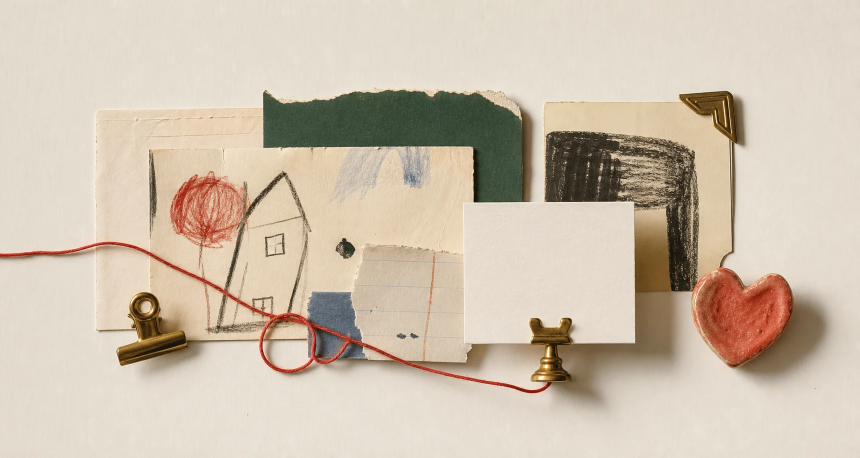
#> input picture assets/generated/archive-still-life.webp, 1719 x 915 px (shown at 1/2 size)
$ python extract_generated_fragments.py
#> lines starting #> are read from the running program, lines starting #| are printed output that depends on the picture
from __future__ import annotations

from collections import deque
from pathlib import Path

from PIL import Image, ImageChops, ImageFilter, ImageOps


ROOT = Path(__file__).resolve().parents[1]
SOURCE = ROOT / "assets" / "generated" / "archive-still-life.webp"
OUTPUT = ROOT / "assets" / "generated" / "fragments"


FRAGMENTS = [
    ("drawing-card", (300, 295, 950, 710), 28),
    ("green-torn-paper", (520, 170, 1050, 340), 24),
    ("brass-clip", (225, 565, 345, 735), 24),
    ("red-string-loop", (485, 540, 1220, 805), 30),
    ("small-note", (700, 430, 1280, 730), 22),
    ("black-paper-corner", (1065, 190, 1468, 620), 28),
    ("ceramic-heart", (1330, 520, 1588, 825), 24),
]


def color_distance(a: tuple[int, int, int], b: tuple[int, int, int]) -> int:
    return sum(abs(a[index] - b[index]) for index in range(3))


def median_color(colors: list[tuple[int, int, int]]) -> tuple[int, int, int]:
    if not colors:
        return (235, 230, 218)
    return tuple(sorted(color[index] for color in colors)[len(colors) // 2] for index in range(3))


def edge_color(image: Image.Image) -> tuple[int, int, int]:
    width, height = image.size
    px = image.load()
    samples: list[tuple[int, int, int]] = []
    step = max(1, min(width, height) // 60)
    for x in range(0, width, step):
        samples.append(px[x, 0])
        samples.append(px[x, height - 1])
    for y in range(0, height, step):
        samples.append(px[0, y])
        samples.append(px[width - 1, y])
    return median_color(samples)


def flood_background(image: Image.Image, threshold: int) -> Image.Image:
    image = image.convert("RGB")
    width, height = image.size
    bg = edge_color(image)
    px = image.load()
    mask = Image.new("L", image.size, 0)
    mask_px = mask.load()
    queue: deque[tuple[int, int]] = deque()

    def push(x: int, y: int) -> None:
        if 0 <= x < width and 0 <= y < height and mask_px[x, y] == 0:
            if color_distance(px[x, y], bg) < threshold:
                mask_px[x, y] = 255
                queue.append((x, y))

    for x in range(width):
        push(x, 0)
        push(x, height - 1)
    for y in range(height):
        push(0, y)
        push(width - 1, y)

    while queue:
        x, y = queue.popleft()
        for nx, ny in ((x + 1, y), (x - 1, y), (x, y + 1), (x, y - 1)):
            push(nx, ny)
    return mask


def make_fragment(name: str, box: tuple[int, int, int, int], threshold: int) -> None:
    original = Image.open(SOURCE).convert("RGB")
    crop = ImageOps.exif_transpose(original).crop(box)
    background = flood_background(crop, threshold).filter(ImageFilter.GaussianBlur(1.1))
    alpha = ImageChops.invert(background)
    alpha = alpha.filter(ImageFilter.MaxFilter(3)).filter(ImageFilter.GaussianBlur(0.7))
    alpha = alpha.point(lambda p: 0 if p < 36 else min(255, int(p * 1.32)))
    fragment = crop.convert("RGBA")
    fragment.putalpha(alpha)
    OUTPUT.mkdir(parents=True, exist_ok=True)
    fragment.save(OUTPUT / f"{name}.png", optimize=True)


def main() -> None:
    for name, box, threshold in FRAGMENTS:
        make_fragment(name, box, threshold)
#> in make_fragment, original is the input picture: PIL image 1719x915 RGB; mean R, G, B 205.8, 192.3, 174.1
#> in make_fragment, `crop = ImageOps.exif_transpose(original).crop(box)`:
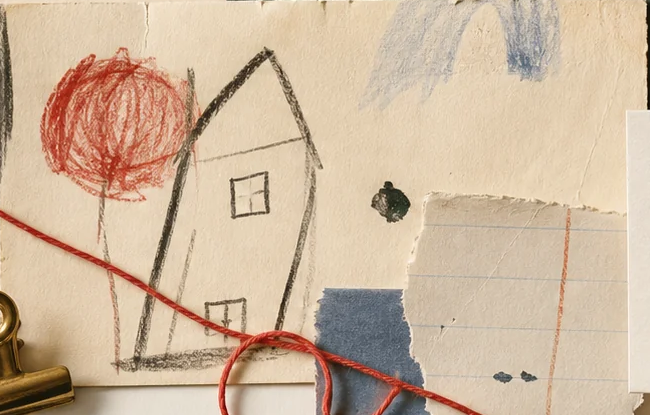
#> crop: PIL image 650x415 RGB; mean R, G, B 206.4, 182.9, 158.1
#> after the loop in edge_color, `for x in range(0, width, step):`: samples = 218 items, first 6: (230, 211, 188), (76, 48, 14), (240, 220, 199), (61, 38, 14), (233, 217, 193), (59, 45, 22)
#> after the loop in edge_color, `for y in range(0, height, step):`: samples = 358 items, first 6: (230, 211, 188), (76, 48, 14), (240, 220, 199), (61, 38, 14), (233, 217, 193), (59, 45, 22)
#> in flood_background, `bg = edge_color(image)`: bg = (216, 198, 174)
#> in flood_background, `mask = Image.new("L", image.size, 0)`: mask: PIL image 650x415 L; every value is 0
#> the loop in flood_background, `while queue:` made 89809 passes
#> (x, y) on passes 1 to 3: (104, 414), (105, 414), (106, 414)
#> in make_fragment, `background = flood_background(crop, threshold).filter(ImageFilter.Gaus..`:
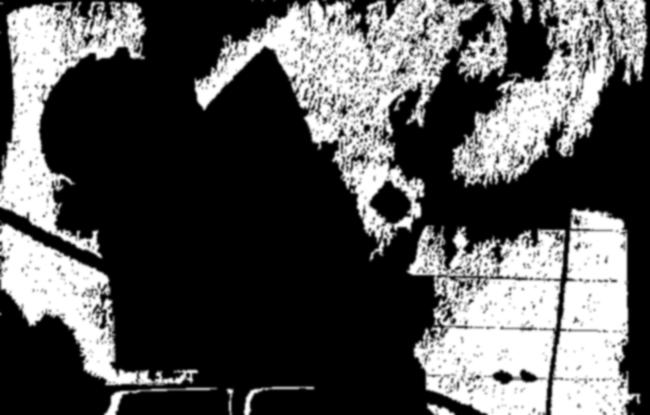
#> background: PIL image 650x415 L; min 0, max 255, mean 84.9
#> in make_fragment, `alpha = ImageChops.invert(background)`:
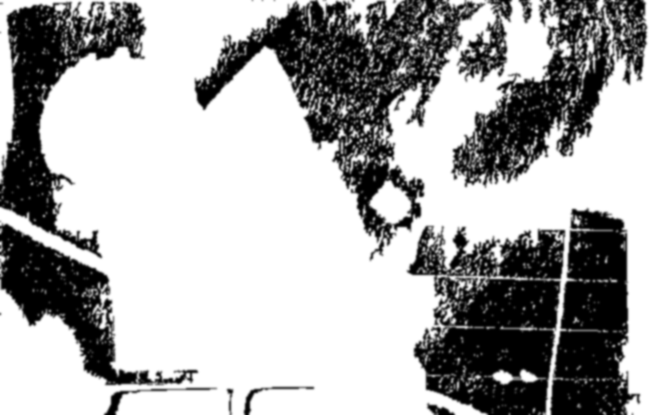
#> alpha: PIL image 650x415 L; min 0, max 255, mean 170.1
#> in make_fragment, `alpha = alpha.filter(ImageFilter.MaxFilter(3)).filter(ImageFilter.Gaus..`:
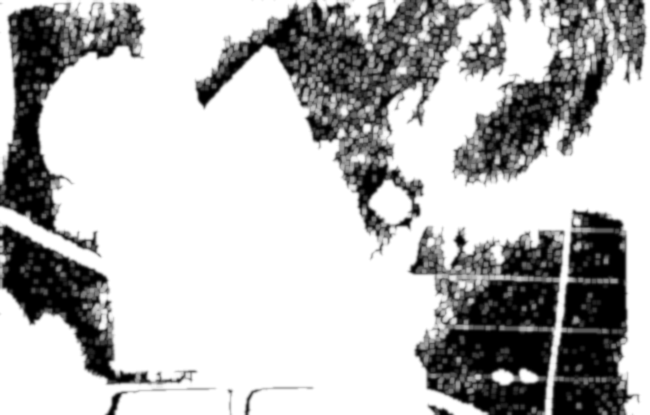
#> alpha: PIL image 650x415 L; min 0, max 255, mean 184.8
#> in make_fragment, `alpha = alpha.point(lambda p: 0 if p < 36 else min(255, int(p * 1.32)))`:
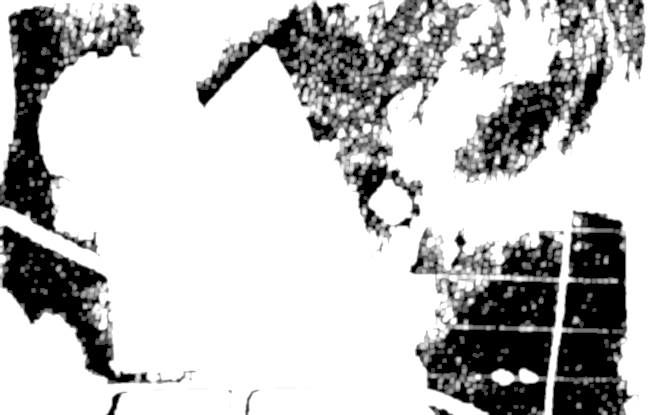
#> alpha: PIL image 650x415 L; min 0, max 255, mean 192.5
#> in make_fragment, `fragment.putalpha(alpha)`:
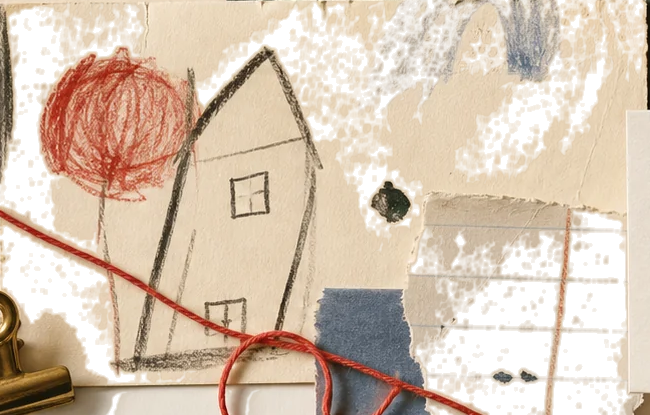
#> fragment: PIL image 650x415 RGBA; mean R, G, B, A 206.4, 182.9, 158.1, 192.5; transparent parts drawn white
        print(f"wrote {OUTPUT / f'{name}.png'}")


if __name__ == "__main__":
    main()
